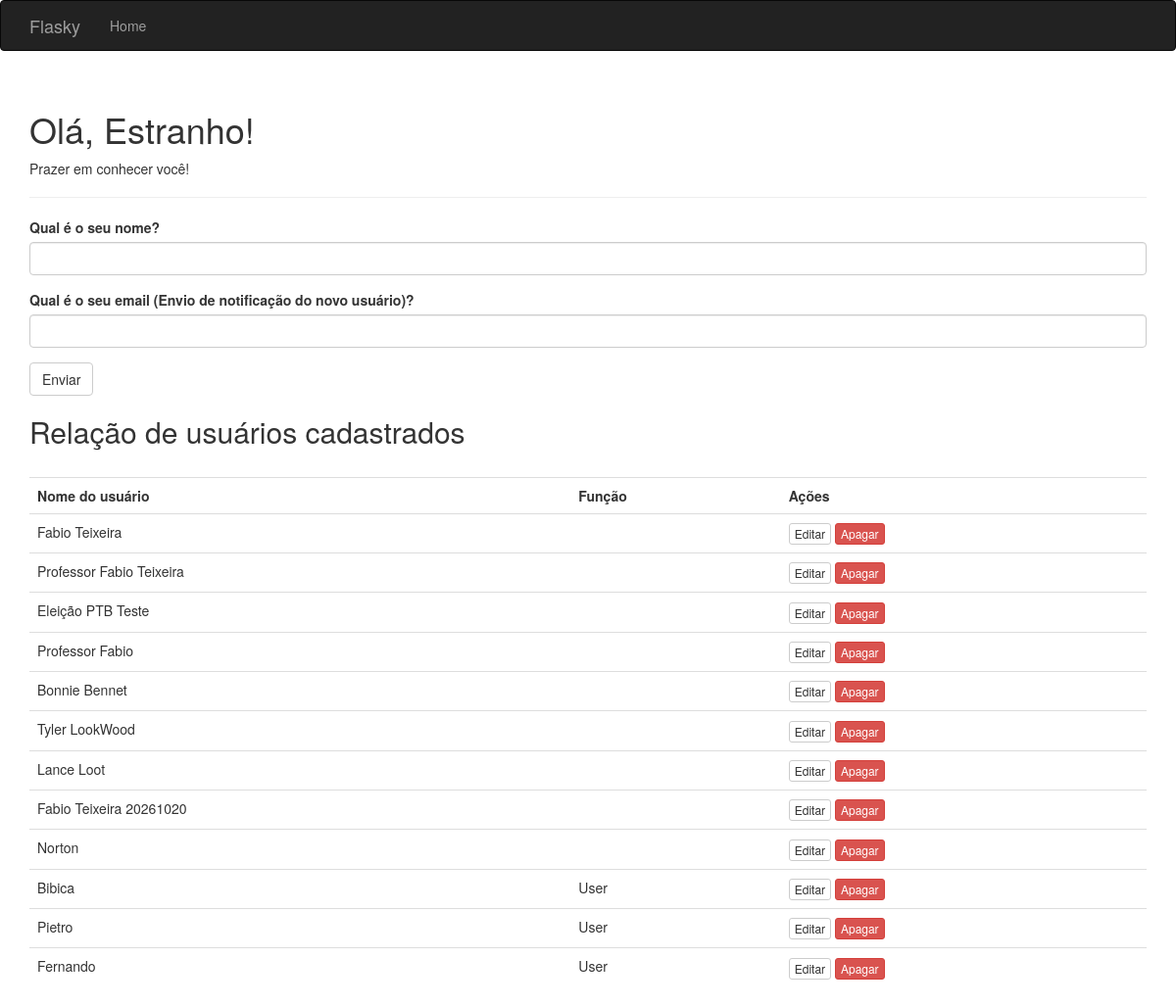
Before: / with the older database file.
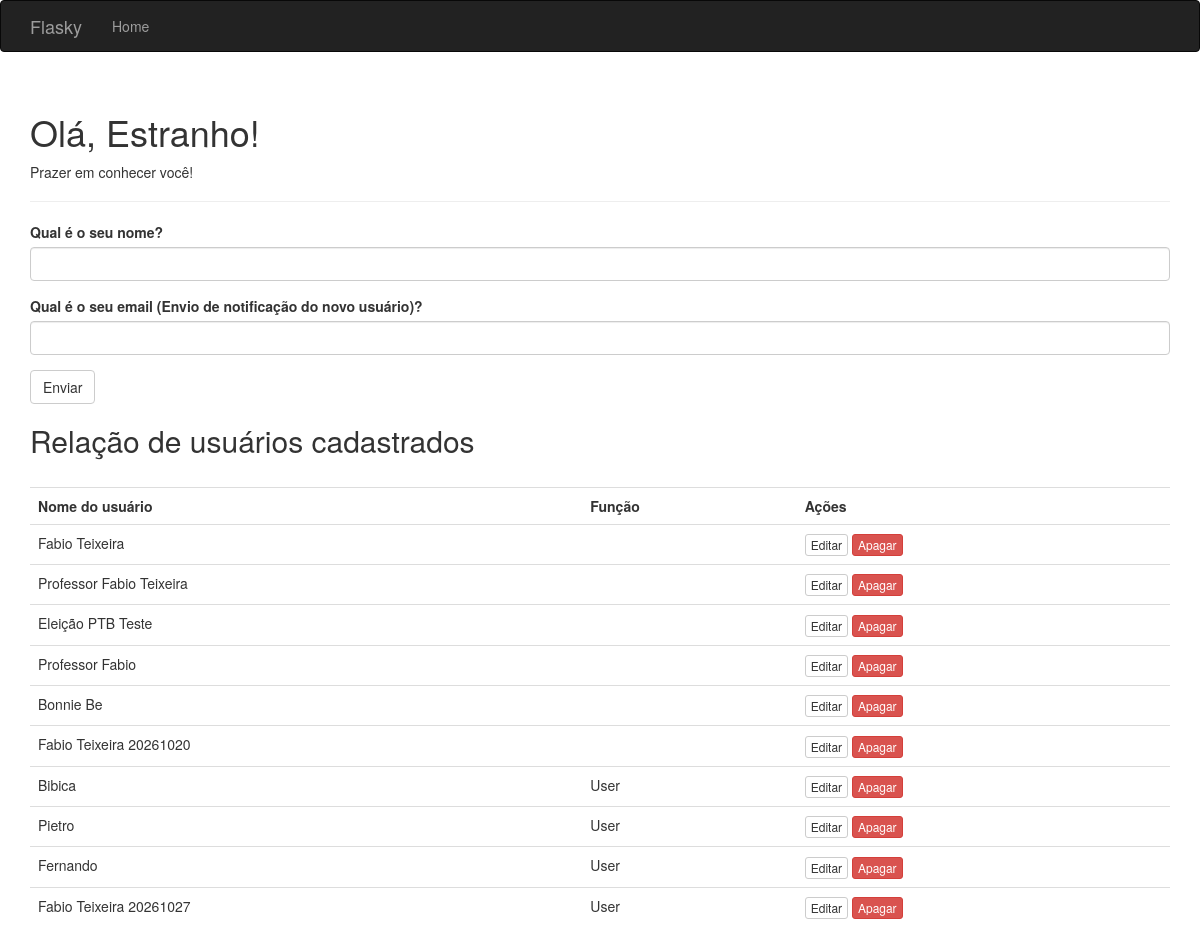
After: the same page with the newer database file.
### app/models.py (models this page shows, shortened)
class User(db.Model):
    __tablename__ = 'users'
    id = db.Column(db.Integer, primary_key=True)
    username = db.Column(db.String(64), unique=True, index=True)
    role_id = db.Column(db.Integer, db.ForeignKey('roles.id'))

class Role(db.Model):
    __tablename__ = 'roles'
    id = db.Column(db.Integer, primary_key=True)
    name = db.Column(db.String(64), unique=True)
    users = db.relationship('User', backref='role', lazy='dynamic')

### app/main/views.py (the view, shortened to what this page needs)
@main.route('/', methods=['GET', 'POST'])
def index():
    form = NameForm()
    pessoas = User.query.all()
    return render_template('index.html',
                           form=form, name=session.get('name'), pessoas=pessoas,
                           known=session.get('known', False))

### app/main/forms.py
class NameForm(FlaskForm):
    name = StringField('Qual é o seu nome?', validators=[DataRequired()])
    email = StringField("Qual é o seu email (Envio de notificação do novo usuário)?", validators=[DataRequired(), Email()])
    submit = SubmitField('Enviar')

### app/templates/index.html (shortened to what this page needs)
{% extends "base.html" %}
{% import "bootstrap/wtf.html" as wtf %}
{% block page_content %}
<div class="page-header">
    <h1>Olá, {% if name %}{{ name }}{% else %}Estranho{% endif %}!</h1>
    {% if not known %}
    <p>Prazer em conhecer você!</p>
    {% else %}
    <p>Feliz em ver você novamente!</p>
    {% endif %}
</div>
{{ wtf.quick_form(form) }}
<h2>Relação de usuários cadastrados</h2>
<br>
<table class="table">
    <tr>
        <th>Nome do usuário</th>
        <th>Função</th>
        <th>Ações</th>
    </tr>
    {% for pessoa in pessoas %}
    <tr id="row-{{ pessoa.id }}">
        <td class="view-mode">{{ pessoa.username }}</td>
        <td>{{ pessoa.role.name if pessoa.role else '' }}</td>
        <td>
            <span class="view-mode">
                <button type="button" class="btn btn-default btn-xs"
                        onclick="toggleEdit({{ pessoa.id }}, true)">Editar</button>
                <form action="{{ url_for('main.delete_user', id=pessoa.id) }}"
                      method="post" style="display:inline;"
                      onsubmit="return confirm('Apagar {{ pessoa.username }}?');">
                    <button type="submit" class="btn btn-danger btn-xs">Apagar</button>
                </form>
            </span>
        </td>
    </tr>
    {% endfor %}
</table>
{% endblock %}

Changed rows visible on the page:
removed User: username "Tyler LookWood"
removed User: username "Lance Loot"
removed User: username "Norton"
changed User: username "Bonnie Bennet" → "Bonnie Be"
added User: username "Fabio Teixeira 20261027", role "User"
